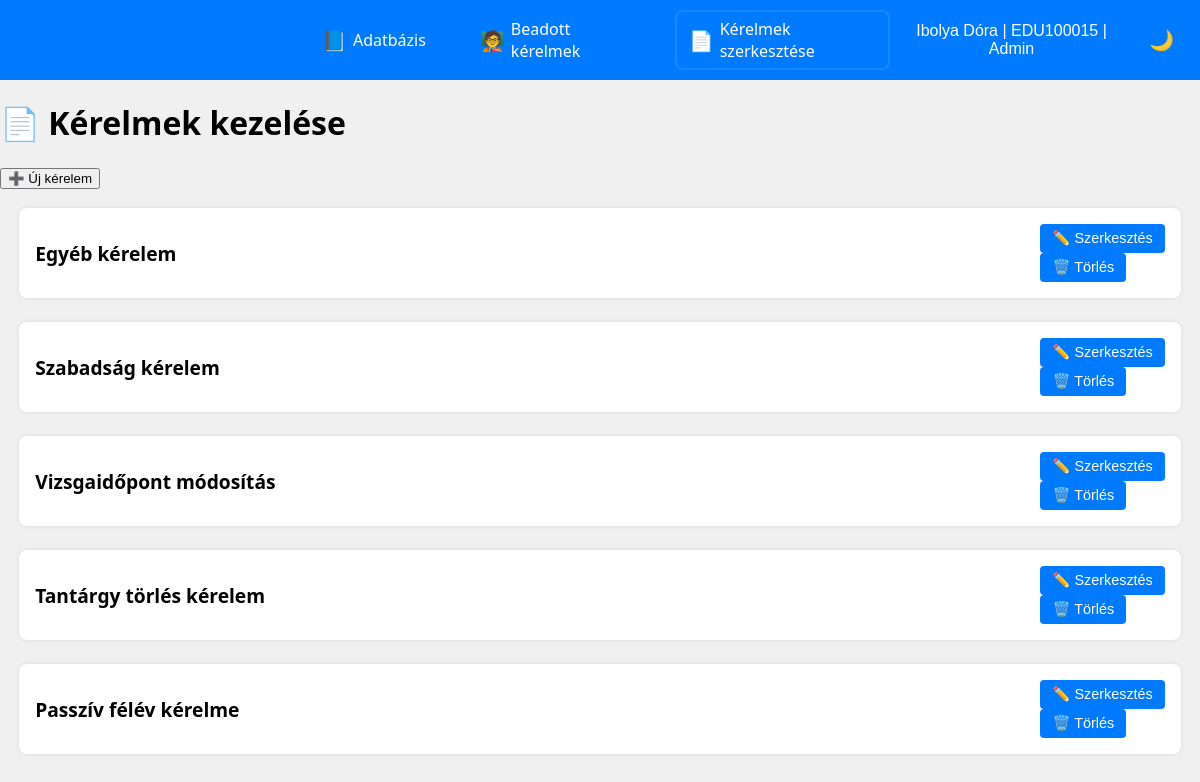
The page /admin/request.php (signed in) on the database its author committed.
### tables this page shows
CREATE TABLE users (
    id INT AUTO_INCREMENT PRIMARY KEY,
    name VARCHAR(100) NOT NULL,
    eduportal_id VARCHAR(20) NOT NULL UNIQUE,  
    email VARCHAR(100) NOT NULL,
    phone VARCHAR(20),
    password_hash VARCHAR(255) NOT NULL,  
    postal_code VARCHAR(10),
    city VARCHAR(100),
    address VARCHAR(255),
    birth_date DATE,
    mothers_name VARCHAR(100),
    role ENUM('hallgato', 'tanar', 'admin') NOT NULL DEFAULT 'hallgato',
    course_code VARCHAR(20),
	financing_type ENUM('állami', 'önköltséges') NOT NULL,
    created_at TIMESTAMP DEFAULT CURRENT_TIMESTAMP,
	updated_at TIMESTAMP DEFAULT CURRENT_TIMESTAMP ON UPDATE CURRENT_TIMESTAMP
);

CREATE TABLE request_templates (
    id INT NOT NULL AUTO_INCREMENT PRIMARY KEY,
    title VARCHAR(255) NOT NULL,
    description TEXT,
	to_who TEXT,
    created_at DATETIME DEFAULT CURRENT_TIMESTAMP,
    updated_at DATETIME DEFAULT CURRENT_TIMESTAMP ON UPDATE CURRENT_TIMESTAMP
);

### admin/request.php (the view, shortened to what this page needs)
<?php
$eduportal_id = $_SESSION['eduportal_id'];
global $conn;
$user_sql = "SELECT name FROM users WHERE eduportal_id = ?";
$user_stmt = $conn->prepare($user_sql);
$user_stmt->bind_param("s", $eduportal_id);
$user_stmt->execute();
$user_result = $user_stmt->get_result();
$user = $user_result->fetch_assoc();
$user_name = $user['name'] ?? 'Ismeretlen';
$user_course = "Admin";
$request_sql = "
    SELECT id, title, description, to_who
    FROM request_templates
    ORDER BY id DESC
";
$request_result = $conn->query($request_sql);
$templates = [];
while ($row = $request_result->fetch_assoc()) {
    $templates[] = $row;
}
?>
<!DOCTYPE html>
<html lang="hu">
<head>
    <link rel="stylesheet" href="../CSS/site_style.css">
    <link rel="stylesheet" href="../CSS/request.css">
</head>
<body>
<header>
    <div class="menu">
    </div>
    <nav class="main-nav">
        <a href="database.php"><span class="icon">📘</span> Adatbázis</a>
        <a href="submitted_request.php"><span class="icon">🧑‍🏫</span> Beadott kérelmek</a>
        <a id="active" href="#"><span class="icon">📄</span> Kérelmek szerkesztése</a>
    </nav>
    <div class="user-menu">
        <div class="dropdown">
            <button id="dropdownToggleR" class="dropbtn">
                <?= htmlspecialchars($user_name) ?> |
                <?= htmlspecialchars($eduportal_id) ?> |
                <?= htmlspecialchars($user_course) ?>
            </button>
        </div>
        <div class="theme-switcher">
            <button id="theme-toggle" class="theme-btn">🌙</button>
        </div>
    </div>
</header>
<main class="layout">
    <h1>📄 Kérelmek kezelése</h1>
    <button id="new-request-btn" class="fill-btn">➕ Új kérelem</button>
    <div class="requests-container" id="requests-container">
        <?php if (empty($templates)): ?>
            <p>Nincs létrehozott kérelemsablon.</p>
        <?php else: ?>
            <?php foreach ($templates as $t): ?>
                <div class="request-card" data-template-id="<?= $t['id'] ?>">
                    <div class="card-header">
                        <h2><?= htmlspecialchars($t['title']) ?></h2>
                        <div class="card-actions">
                            <button class="edit-btn">✏️ Szerkesztés</button>
                            <form method="POST" action="../POST/request_post.php" class="inline-form">
                                <button type="submit" name="delete" class="delete-btn">🗑️ Törlés</button>
                            </form>
                        </div>
                    </div>
                </div>
            <?php endforeach; ?>
        <?php endif; ?>
    </div>
</main>
</body>
</html>

### CSS/site_style.css (style rules this page uses)
:root { --background-light: #f0f0f0; --background-dark: #1e1e1e; --text-dark: #000000; --text-light: #ffffff; --primary-color: #007bff; --secondary-color: #ffa500; --dropdown-bg: #ffffff; --dropdown-bg-dark: #333333; --primary-hover: #0056b3; --secondary-hover: #e48a02; }
body { margin: 0; font-family: "Segoe UI", sans-serif; background-color: var(--background-light); color: var(--text-dark); min-height: 100vh; display: flex; flex-direction: column; }
header { display: flex; justify-content: space-between; align-items: center; background-color: var(--primary-color); color: var(--text-light); padding: 10px 20px; width: 100%; box-sizing: border-box; }
.menu, .user-menu { flex: 1; }
.user-menu { display: flex; align-items: center; justify-content: flex-end; gap: 10px; }
.main-nav { display: flex; justify-content: center; gap: 30px; flex: 2; }
.main-nav a { color: var(--text-light); text-decoration: none; font-size: 16px; display: flex; align-items: center; gap: 6px; padding: 8px 12px; transition: background-color 0.3s; }
.main-nav a#active { border: 2px solid rgba(255, 255, 255, 0.1); border-radius: 8px; padding: 6px 12px; }
.dropdown { position: relative; display: inline-block; }
.dropbtn { background-color: transparent; color: var(--text-light); border: none; font-size: 16px; cursor: pointer; padding: 8px 16px; }
.user-menu .dropdown { position: relative; }
.theme-switcher { display: flex; gap: 10px; }
.theme-btn { background: none; border: none; color: var(--text-light); font-size: 20px; cursor: pointer; }
.icon { font-size: 20px; }

### CSS/request.css (style rules this page uses)
.requests-container { display: flex; flex-direction: column; gap: 1.5em; border: none; padding: 1.2rem; }
.request-card { background-color: var(--card-background); padding: 1rem; border-radius: 8px; box-shadow: 0 0 4px rgba(0, 0, 0, 0.1); }
.card-header { display: flex; justify-content: space-between; align-items: center; }
.card-header h2 { margin: 0; font-size: 1.2em; }
.request-card button { background-color: var(--primary-color); color: var(--text-light); border: none; padding: 6px 12px; font-size: 0.9em; border-radius: 4px; cursor: pointer; }

### rows shown on the page
users: name "Ibolya Dóra"
request_templates: title "Egyéb kérelem"
request_templates: title "Szabadság kérelem"
request_templates: title "Vizsgaidőpont módosítás"
request_templates: title "Tantárgy törlés kérelem"
request_templates: title "Passzív félév kérelme"

### other values the page prints
$eduportal_id "EDU100015"
$user_course "Admin"
